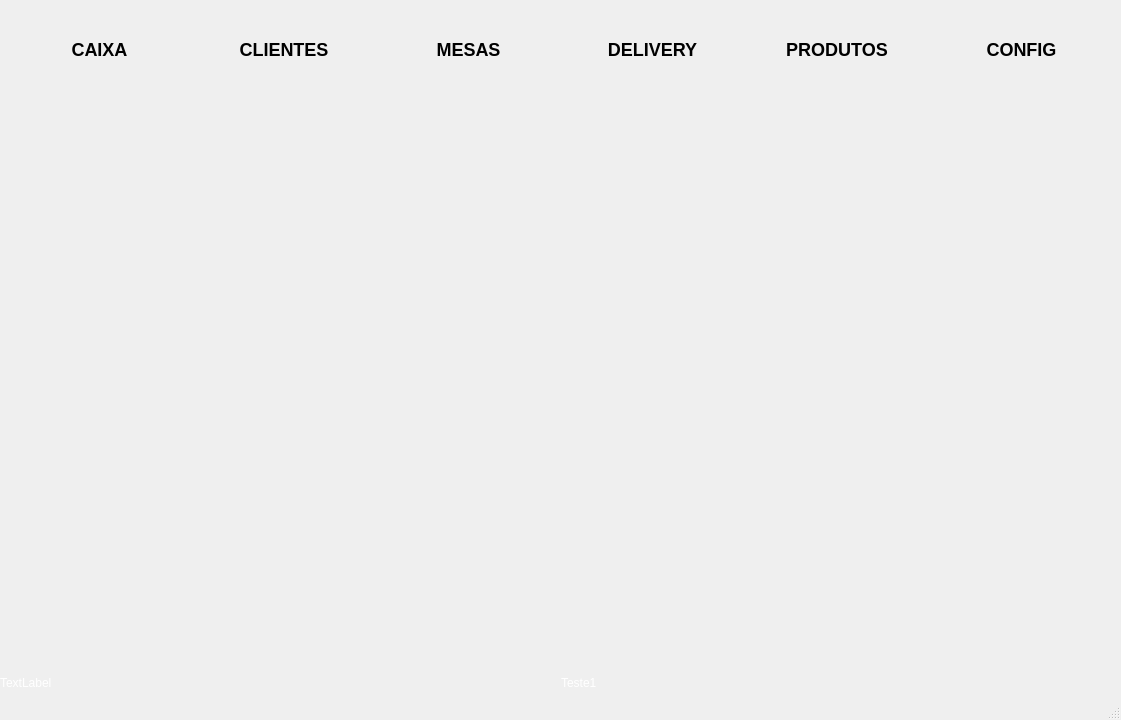
<?xml version="1.0" encoding="UTF-8"?>
<ui version="4.0">
 <class>Unique</class>
 <widget class="QMainWindow" name="Unique">
  <property name="windowModality">
   <enum>Qt::WindowModality::ApplicationModal</enum>
  </property>
  <property name="geometry">
   <rect>
    <x>0</x>
    <y>0</y>
    <width>1121</width>
    <height>720</height>
   </rect>
  </property>
  <property name="minimumSize">
   <size>
    <width>1086</width>
    <height>720</height>
   </size>
  </property>
  <property name="windowTitle">
   <string>unique</string>
  </property>
  <property name="layoutDirection">
   <enum>Qt::LayoutDirection::LeftToRight</enum>
  </property>
  <property name="styleSheet">
   <string notr="true"/>
  </property>
  <property name="inputMethodHints">
   <set>Qt::InputMethodHint::ImhNone</set>
  </property>
  <widget class="QWidget" name="centralwidget">
   <property name="styleSheet">
    <string notr="true"/>
   </property>
   <layout class="QVBoxLayout" name="verticalLayout">
    <property name="spacing">
     <number>0</number>
    </property>
    <property name="leftMargin">
     <number>0</number>
    </property>
    <property name="topMargin">
     <number>0</number>
    </property>
    <property name="rightMargin">
     <number>0</number>
    </property>
    <property name="bottomMargin">
     <number>0</number>
    </property>
    <item>
     <widget class="QWidget" name="widget" native="true">
      <property name="sizePolicy">
       <sizepolicy hsizetype="Expanding" vsizetype="Preferred">
        <horstretch>0</horstretch>
        <verstretch>0</verstretch>
       </sizepolicy>
      </property>
      <property name="maximumSize">
       <size>
        <width>16777215</width>
        <height>100</height>
       </size>
      </property>
      <property name="styleSheet">
       <string notr="true">QPushButton {

	background-color: transparent;
	font-size: 18px;
	font-weight: bold;
}

QPushButton:hover {
	background-color: rgb(131, 131, 131);
}

QPushButton:clicked {
	background-color: rgb(131, 131, 131);	
}</string>
      </property>
      <layout class="QHBoxLayout" name="horizontalLayout_2">
       <property name="spacing">
        <number>15</number>
       </property>
       <property name="leftMargin">
        <number>15</number>
       </property>
       <property name="topMargin">
        <number>15</number>
       </property>
       <property name="rightMargin">
        <number>15</number>
       </property>
       <property name="bottomMargin">
        <number>15</number>
       </property>
       <item>
        <widget class="QPushButton" name="btn_caixa">
         <property name="styleSheet">
          <string notr="true"/>
         </property>
         <property name="text">
          <string>CAIXA</string>
         </property>
         <property name="icon">
          <iconset resource="../pictures/imagens.qrc">
           <normaloff>:/unique/caixa-registradora.png</normaloff>:/unique/caixa-registradora.png</iconset>
         </property>
         <property name="iconSize">
          <size>
           <width>45</width>
           <height>45</height>
          </size>
         </property>
         <property name="autoDefault">
          <bool>true</bool>
         </property>
         <property name="default">
          <bool>true</bool>
         </property>
         <property name="flat">
          <bool>true</bool>
         </property>
        </widget>
       </item>
       <item>
        <widget class="QPushButton" name="btn_clientes">
         <property name="styleSheet">
          <string notr="true"/>
         </property>
         <property name="text">
          <string>CLIENTES</string>
         </property>
         <property name="icon">
          <iconset>
           <selectedon>:/unique/cliente.png</selectedon>
          </iconset>
         </property>
         <property name="iconSize">
          <size>
           <width>45</width>
           <height>45</height>
          </size>
         </property>
         <property name="autoDefault">
          <bool>true</bool>
         </property>
         <property name="default">
          <bool>true</bool>
         </property>
         <property name="flat">
          <bool>true</bool>
         </property>
        </widget>
       </item>
       <item>
        <widget class="QPushButton" name="btn_mesas">
         <property name="styleSheet">
          <string notr="true"/>
         </property>
         <property name="text">
          <string>MESAS</string>
         </property>
         <property name="icon">
          <iconset>
           <selectedon>:/unique/pedir-comida.png</selectedon>
          </iconset>
         </property>
         <property name="iconSize">
          <size>
           <width>45</width>
           <height>45</height>
          </size>
         </property>
         <property name="autoDefault">
          <bool>true</bool>
         </property>
         <property name="default">
          <bool>true</bool>
         </property>
         <property name="flat">
          <bool>true</bool>
         </property>
        </widget>
       </item>
       <item>
        <widget class="QPushButton" name="btn_delivery">
         <property name="styleSheet">
          <string notr="true"/>
         </property>
         <property name="text">
          <string>DELIVERY</string>
         </property>
         <property name="icon">
          <iconset>
           <selectedon>:/unique/pedido-online.png</selectedon>
          </iconset>
         </property>
         <property name="iconSize">
          <size>
           <width>45</width>
           <height>45</height>
          </size>
         </property>
         <property name="autoDefault">
          <bool>true</bool>
         </property>
         <property name="default">
          <bool>true</bool>
         </property>
         <property name="flat">
          <bool>true</bool>
         </property>
        </widget>
       </item>
       <item>
        <widget class="QPushButton" name="btn_produtos">
         <property name="styleSheet">
          <string notr="true"/>
         </property>
         <property name="text">
          <string>PRODUTOS</string>
         </property>
         <property name="icon">
          <iconset>
           <selectedon>:/unique/inventario.png</selectedon>
          </iconset>
         </property>
         <property name="iconSize">
          <size>
           <width>45</width>
           <height>45</height>
          </size>
         </property>
         <property name="autoDefault">
          <bool>true</bool>
         </property>
         <property name="default">
          <bool>true</bool>
         </property>
         <property name="flat">
          <bool>true</bool>
         </property>
        </widget>
       </item>
       <item>
        <widget class="QPushButton" name="btn_config">
         <property name="styleSheet">
          <string notr="true"/>
         </property>
         <property name="text">
          <string>CONFIG</string>
         </property>
         <property name="icon">
          <iconset>
           <selectedon>:/unique/configuracoes.png</selectedon>
          </iconset>
         </property>
         <property name="iconSize">
          <size>
           <width>45</width>
           <height>45</height>
          </size>
         </property>
         <property name="autoDefault">
          <bool>true</bool>
         </property>
         <property name="default">
          <bool>true</bool>
         </property>
         <property name="flat">
          <bool>true</bool>
         </property>
        </widget>
       </item>
      </layout>
     </widget>
    </item>
    <item>
     <widget class="QWidget" name="widget_2" native="true">
      <layout class="QHBoxLayout" name="horizontalLayout_3">
       <property name="spacing">
        <number>0</number>
       </property>
       <property name="leftMargin">
        <number>0</number>
       </property>
       <property name="topMargin">
        <number>0</number>
       </property>
       <property name="rightMargin">
        <number>0</number>
       </property>
       <property name="bottomMargin">
        <number>0</number>
       </property>
       <item>
        <widget class="QLabel" name="label_3">
         <property name="styleSheet">
          <string notr="true">image: url(:/unique/boas_vindas.png);</string>
         </property>
         <property name="text">
          <string/>
         </property>
        </widget>
       </item>
      </layout>
     </widget>
    </item>
    <item>
     <widget class="QWidget" name="widget_3" native="true">
      <property name="sizePolicy">
       <sizepolicy hsizetype="Expanding" vsizetype="Preferred">
        <horstretch>0</horstretch>
        <verstretch>0</verstretch>
       </sizepolicy>
      </property>
      <property name="maximumSize">
       <size>
        <width>16777215</width>
        <height>30</height>
       </size>
      </property>
      <property name="styleSheet">
       <string notr="true"/>
      </property>
      <layout class="QHBoxLayout" name="horizontalLayout">
       <property name="spacing">
        <number>0</number>
       </property>
       <property name="leftMargin">
        <number>0</number>
       </property>
       <property name="topMargin">
        <number>0</number>
       </property>
       <property name="rightMargin">
        <number>0</number>
       </property>
       <property name="bottomMargin">
        <number>0</number>
       </property>
       <item>
        <widget class="QLabel" name="label_2">
         <property name="styleSheet">
          <string notr="true">color: white;</string>
         </property>
         <property name="text">
          <string>TextLabel</string>
         </property>
        </widget>
       </item>
       <item>
        <widget class="QLabel" name="label">
         <property name="sizePolicy">
          <sizepolicy hsizetype="Preferred" vsizetype="Expanding">
           <horstretch>0</horstretch>
           <verstretch>0</verstretch>
          </sizepolicy>
         </property>
         <property name="styleSheet">
          <string notr="true">color: white;</string>
         </property>
         <property name="text">
          <string>Teste1</string>
         </property>
        </widget>
       </item>
      </layout>
     </widget>
    </item>
   </layout>
  </widget>
  <widget class="QMenuBar" name="menubar">
   <property name="geometry">
    <rect>
     <x>0</x>
     <y>0</y>
     <width>1121</width>
     <height>33</height>
    </rect>
   </property>
  </widget>
  <widget class="QStatusBar" name="statusbar"/>
  <action name="estabelecimento">
   <property name="text">
    <string>ESTABELECIMENTO</string>
   </property>
  </action>
  <action name="configuracoes">
   <property name="text">
    <string>CONFIGURAÇÕES</string>
   </property>
  </action>
  <action name="catalago">
   <property name="text">
    <string>CATALAGO</string>
   </property>
  </action>
 </widget>
 <resources>
  <include location="../pictures/imagens.qrc"/>
 </resources>
 <connections/>
</ui>
